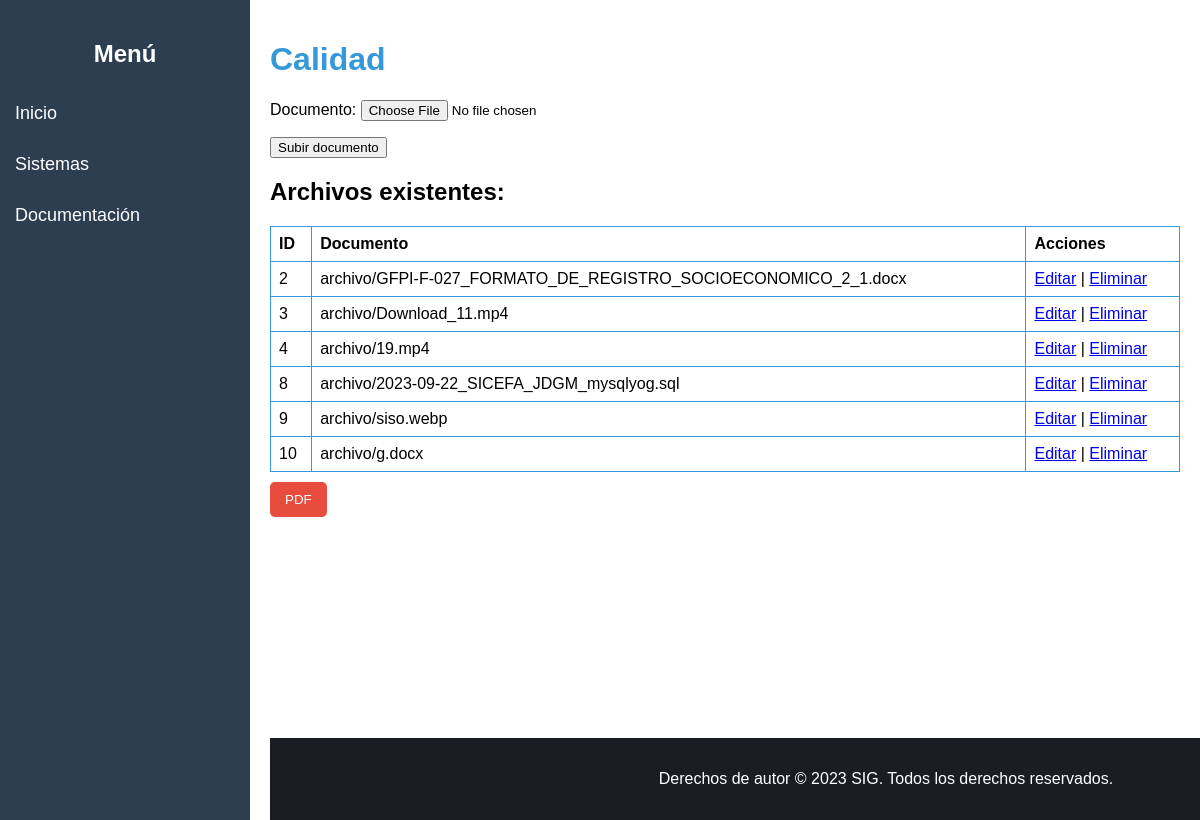
The app's page /calidad/, older data.
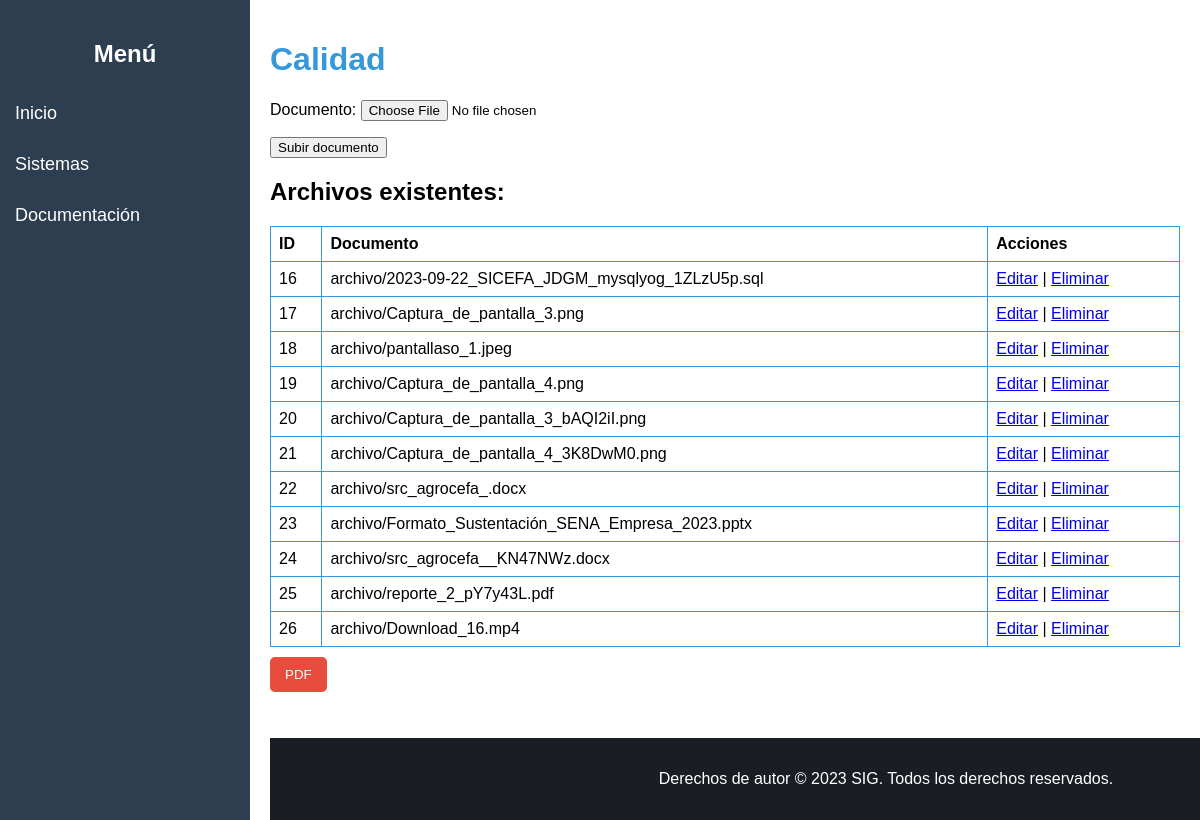
The same page, newer data.
### sig/models.py (models this page shows, shortened)
class ArchivoView(models.Model):
    documento = models.FileField(upload_to='archivo/')
    fecha_creacion = models.DateTimeField(auto_now_add=True)

### sig/views.py (the view)
# urls.py: path('calidad/', views.calidad, name='calidad'),
def calidad(request):
    if request.method == 'POST':
        form = DocumentForm(request.POST, request.FILES)
        if form.is_valid():
            nuevo_archivo = form.save()
            return redirect('calidad')
    else:
        form = DocumentForm()
    archivos = ArchivoView.objects.all()  # Utiliza el modelo correcto
    return render(request, 'sitem/calidad.html', {'form': form, 'archivos': archivos})

### sig/forms.py
class DocumentForm(forms.ModelForm):
    class Meta:
        model = ArchivoView
        fields = ['documento']

### sig/templates/sitem/calidad.html (shortened to what this page needs)
{% load static %}
<!DOCTYPE html>
<html lang="es">
<head>
</head>
<body>
    <div class="container">
        <div class="sidebar">
            <h2>Menú</h2>
            <a href="{% url 'home' %}">Inicio</a>
            <a href="{% url 'sigS' %}">Sistemas</a>
            <a href="{% url 'sst' %}">Documentación</a>
        </div>
        <div class="content">
            {% block content %}
            <h1>Calidad</h1>
        <form method="post" enctype="multipart/form-data">
           {{ form.as_p }}
           <button type="submit">Subir documento</button>
        </form>
            <h2>Archivos existentes:</h2>
            <table class="file-table">
                <thead>
                    <tr>
                        <th>ID</th>
                        <th>Documento</th>
                        <th>Acciones</th>
                    </tr>
                </thead>
                <tbody>
                    {% for archivo in archivos %}
                        <tr>
                            <td>{{ archivo.id }}</td>
                            <td>{{ archivo.documento.name }}</td>
                            <td>
                                <a href="{% url 'editar_archivo' archivo.id %}">Editar</a> |
                                <a href="{% url 'eliminar_archivo' archivo.id %}">Eliminar</a>
                            </td>
                        </tr>
                    {% endfor %}
                </tbody>
            </table>
            <form method="get" action="{% url 'generar_reporte_pdf' %}" target="_blank">
                <button type="submit" class="pdf-button">
                    PDF
                </button>
            </form>
            <footer class="footer">
                <p>Derechos de autor © 2023 SIG. Todos los derechos reservados.</p>
            </footer>
            {% endblock %}
        </div>
    </div>
</body>
</html>

Row changes from the older to the newer data that the page shows:
removed ArchivoView: id "2", documento.name "archivo/GFPI-F-027_FORMATO_DE_REGISTRO_SOCIOECONOMICO_2_1.docx"
removed ArchivoView: id "3", documento.name "archivo/Download_11.mp4"
removed ArchivoView: id "4", documento.name "archivo/19.mp4"
removed ArchivoView: id "8", documento.name "archivo/2023-09-22_SICEFA_JDGM_mysqlyog.sql"
removed ArchivoView: id "9", documento.name "archivo/siso.webp"
removed ArchivoView: id "10", documento.name "archivo/g.docx"
added ArchivoView: id "16", documento.name "archivo/2023-09-22_SICEFA_JDGM_mysqlyog_1ZLzU5p.sql"
added ArchivoView: id "17", documento.name "archivo/Captura_de_pantalla_3.png"
added ArchivoView: id "18", documento.name "archivo/pantallaso_1.jpeg"
added ArchivoView: id "19", documento.name "archivo/Captura_de_pantalla_4.png"
added ArchivoView: id "20", documento.name "archivo/Captura_de_pantalla_3_bAQI2iI.png"
added ArchivoView: id "21", documento.name "archivo/Captura_de_pantalla_4_3K8DwM0.png"
added ArchivoView: id "22", documento.name "archivo/src_agrocefa_.docx"
added ArchivoView: id "23", documento.name "archivo/Formato_Sustentación_SENA_Empresa_2023.pptx"
added ArchivoView: id "24", documento.name "archivo/src_agrocefa__KN47NWz.docx"
added ArchivoView: id "25", documento.name "archivo/reporte_2_pY7y43L.pdf"
added ArchivoView: id "26", documento.name "archivo/Download_16.mp4"
